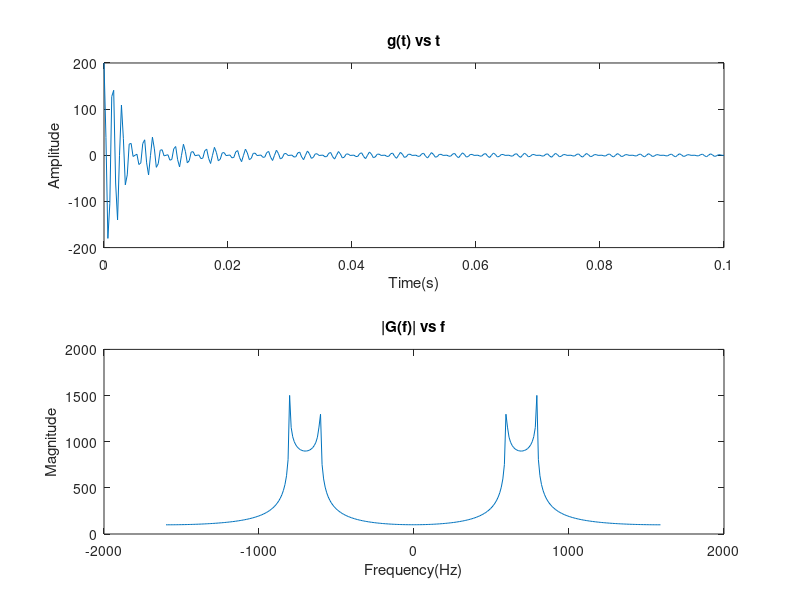

Recreate this plot in MATLAB.
N=14;
Fs=3200;
t=0:1/Fs:0.1;
g=200.*sinc(200.*t).*cos(100.*pi.*N.*t);

subplot(2,1,1);
plot(t, g);
title('g(t) vs t');
xlabel('{Time(s)}');
ylabel('{Amplitude}');

n = length(g);
X = fft(g);
Y = fftshift(X);
f = (-n/2:n/2-1)*(Fs/n);
subplot(2,1,2);
plot(f,abs(Y));
title('|G(f)| vs f');
xlabel('Frequency(Hz)');
ylabel('Magnitude');